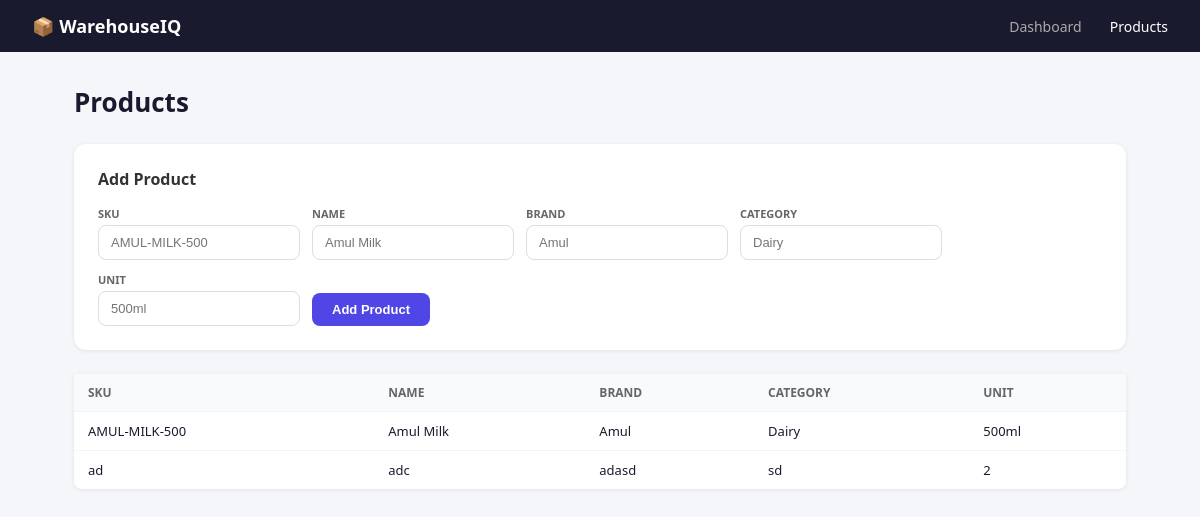
Page /products on the committed database.
### tables this page shows
CREATE TABLE products (
    sku TEXT PRIMARY KEY NOT NULL,
    name TEXT NOT NULL,
    brand TEXT NOT NULL,
    category TEXT NOT NULL,
    unit TEXT NOT NULL
);

### app.py (the view)
@app.route("/products")
def view_products():
    conn = get_db()
    products = conn.execute("SELECT * FROM products ORDER BY name").fetchall()
    conn.close()
    return render_template("products.html", products=products)

### app.py (called while the page is built)
def get_db():
    conn = sqlite3.connect(os.path.join(BASE_DIR, 'warehouse.db'))
    conn.row_factory = sqlite3.Row
    return conn

### templates/products.html (shortened to what this page needs)
<!DOCTYPE html>
<html lang="en">
<head>
  <link rel="stylesheet" href="/static/style.css">
</head>
<body>
  <nav>
    <div class="logo">📦 WarehouseIQ</div>
    <div class="nav-links">
      <a href="/dashboard">Dashboard</a>
      <a href="/products" class="active">Products</a>
    </div>
  </nav>
  <main>
    <div class="page-header">
      <h1>Products</h1>
    </div>
    <div class="card">
      <h2>Add Product</h2>
      <form action="/products/add" method="post" class="form-grid">
        <div class="field">
          <label>SKU</label>
          <input type="text" name="sku" placeholder="AMUL-MILK-500" required>
        </div>
        <div class="field">
          <label>Name</label>
          <input type="text" name="name" placeholder="Amul Milk" required>
        </div>
        <div class="field">
          <label>Brand</label>
          <input type="text" name="brand" placeholder="Amul" required>
        </div>
        <div class="field">
          <label>Category</label>
          <input type="text" name="category" placeholder="Dairy" required>
        </div>
        <div class="field">
          <label>Unit</label>
          <input type="text" name="unit" placeholder="500ml" required>
        </div>
        <button type="submit" class="btn">Add Product</button>
      </form>
    </div>
    <div class="section">
      <table>
        <thead>
          <tr>
            <th>SKU</th><th>Name</th><th>Brand</th><th>Category</th><th>Unit</th>
          </tr>
        </thead>
        <tbody>
          {% for p in products %}
          <tr>
            <td>{{ p.sku }}</td>
            <td>{{ p.name }}</td>
            <td>{{ p.brand }}</td>
            <td>{{ p.category }}</td>
            <td>{{ p.unit }}</td>
          </tr>
          {% else %}
          <tr><td colspan="5" style="text-align:center">No products yet.</td></tr>
          {% endfor %}
        </tbody>
      </table>
    </div>
  </main>
</body>
</html>

### static/style.css (style rules this page uses)
* { margin: 0; padding: 0; box-sizing: border-box; }
body { font-family: 'Segoe UI', sans-serif; background: #f4f6f9; color: #1a1a2e; }
nav { display: flex; justify-content: space-between; align-items: center; padding: 14px 32px; background: #1a1a2e; color: white; }
.logo { font-size: 18px; font-weight: 700; }
.nav-links a { color: #aaa; text-decoration: none; margin-left: 24px; font-size: 14px; }
.nav-links a.active, .nav-links a:hover { color: white; }
main { max-width: 1100px; margin: 0 auto; padding: 32px 24px; }
.page-header { margin-bottom: 24px; }
.page-header h1 { font-size: 26px; }
.card { background: white; border-radius: 12px; padding: 24px; margin-bottom: 24px; box-shadow: 0 1px 4px rgba(0,0,0,0.08); }
.card h2 { font-size: 16px; margin-bottom: 16px; color: #333; }
.form-grid { display: flex; flex-wrap: wrap; gap: 12px; align-items: flex-end; }
.field { display: flex; flex-direction: column; gap: 4px; }
label { font-size: 11px; font-weight: 600; color: #666; text-transform: uppercase; }
input[type="text"], input[type="number"], input[type="date"] { padding: 9px 12px; border: 1px solid #ddd; border-radius: 8px; font-size: 13px; outline: none; min-width: 140px; }
.btn { padding: 9px 20px; background: #4f46e5; color: white; border: none; border-radius: 8px; font-size: 13px; font-weight: 600; cursor: pointer; }
.section { margin-bottom: 24px; }
table { width: 100%; border-collapse: collapse; background: white; border-radius: 0 0 8px 8px; overflow: hidden; box-shadow: 0 1px 4px rgba(0,0,0,0.08); }
th { background: #f8fafc; padding: 10px 14px; text-align: left; font-size: 12px; font-weight: 600; color: #666; text-transform: uppercase; }
td { padding: 10px 14px; font-size: 13px; border-top: 1px solid #f1f5f9; }

### rows in the picture
products: sku "AMUL-MILK-500", name "Amul Milk", brand "Amul", category "Dairy", unit "500ml"
products: sku "ad", name "adc", brand "adasd", category "sd", unit "2"
